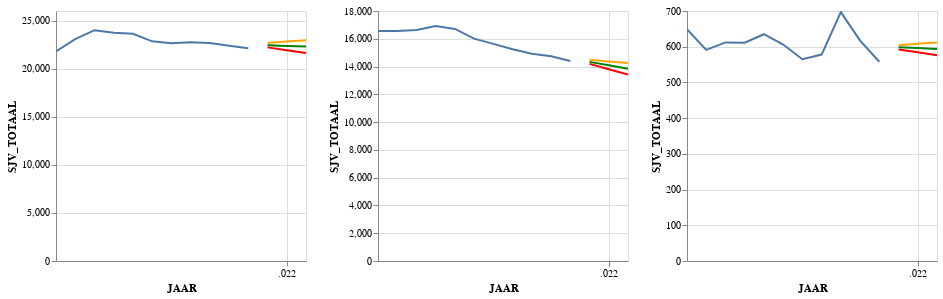

The notebook cell saved with this chart:
### Markdown cell above
# QC plot for low, mid , high prediction for 3 PC6's¶

### Code cell
df1 =df_verbruik[df_verbruik['PC4'] == 4251]
df2 =df_verbruik[df_verbruik['PC4'] == 6373]
df3 =df_verbruik[df_verbruik['PC4'] == 9998]

df1_low =df_verbruik_low[df_verbruik_low['PC4'] == 4251]
df2_low =df_verbruik_low[df_verbruik_low['PC4'] == 6373]
df3_low =df_verbruik_low[df_verbruik_low['PC4'] == 9998]

df1_mid =df_verbruik_mid[df_verbruik_mid['PC4'] == 4251]
df2_mid =df_verbruik_mid[df_verbruik_mid['PC4'] == 6373]
df3_mid =df_verbruik_mid[df_verbruik_mid['PC4'] == 9998]

df1_high =df_verbruik_high[df_verbruik_high['PC4'] == 4251]
df2_high =df_verbruik_high[df_verbruik_high['PC4'] == 6373]
df3_high =df_verbruik_high[df_verbruik_high['PC4'] == 9998]

pc6_1 = alt.Chart(df1.reset_index()).mark_line(clip=True).encode(
                     alt.X('JAAR:T'),
                     alt.Y('SJV_TOTAAL:Q'),
                     ).properties(width=250,height=250)
    
pc6_2 = alt.Chart(df2.reset_index()).mark_line(clip=True).encode(
                     alt.X('JAAR:T'),
                     alt.Y('SJV_TOTAAL:Q'),
                     ).properties(width=250,height=250)

pc6_3 = alt.Chart(df3.reset_index()).mark_line(clip=True).encode(
                     alt.X('JAAR:T'),
                     alt.Y('SJV_TOTAAL:Q'),
                     ).properties(width=250,height=250)

pc6_1_low = alt.Chart(df1_low.reset_index()).mark_line(clip=True).encode(
                     alt.X('JAAR:T'),
                     alt.Y('SJV_TOTAAL:Q'),color=alt.value('red')
                     ).properties(width=250,height=250)
    
pc6_2_low = alt.Chart(df2_low.reset_index()).mark_line(clip=True).encode(
                     alt.X('JAAR:T'),
                     alt.Y('SJV_TOTAAL:Q'),color=alt.value('red')
                     ).properties(width=250,height=250)

pc6_3_low = alt.Chart(df3_low.reset_index()).mark_line(clip=True).encode(
                     alt.X('JAAR:T'),
                     alt.Y('SJV_TOTAAL:Q'),color=alt.value('red')
                     ).properties(width=250,height=250)

pc6_1_mid = alt.Chart(df1_mid.reset_index()).mark_line(clip=True).encode(
                     alt.X('JAAR:T'),
                     alt.Y('SJV_TOTAAL:Q'),color=alt.value('green')
                     ).properties(width=250,height=250)
    
pc6_2_mid = alt.Chart(df2_mid.reset_index()).mark_line(clip=True).encode(
                     alt.X('JAAR:T'),
                     alt.Y('SJV_TOTAAL:Q'),color=alt.value('green')
                     ).properties(width=250,height=250)

pc6_3_mid = alt.Chart(df3_mid.reset_index()).mark_line(clip=True).encode(
                     alt.X('JAAR:T'),
                     alt.Y('SJV_TOTAAL:Q'),color=alt.value('green')
                     ).properties(width=250,height=250)

pc6_1_high = alt.Chart(df1_high.reset_index()).mark_line(clip=True).encode(
                     alt.X('JAAR:T'),
                     alt.Y('SJV_TOTAAL:Q'),color=alt.value('orange')
                     ).properties(width=250,height=250)
    
pc6_2_high = alt.Chart(df2_high.reset_index()).mark_line(clip=True).encode(
                     alt.X('JAAR:T'),
                     alt.Y('SJV_TOTAAL:Q'),color=alt.value('orange')
                     ).properties(width=250,height=250)

pc6_3_high = alt.Chart(df3_high.reset_index()).mark_line(clip=True).encode(
                     alt.X('JAAR:T'),
                     alt.Y('SJV_TOTAAL:Q'),color=alt.value('orange')
                     ).properties(width=250,height=250)



pc6_1 + pc6_1_low + pc6_1_mid + pc6_1_high| pc6_2 + pc6_2_low + pc6_2_mid + pc6_2_high  | pc6_3  + pc6_3_low + pc6_3_mid + pc6_3_high

### Figure 1 — Vega-Lite specification as saved in the notebook (floating-point values rounded to 4 significant figures)
{"config": {"view": {"continuousWidth": 400, "continuousHeight": 300}}, "hconcat": [{"layer": [{"data": {"name": "data-fb358d2577a96a32e2eca7aac494faea"}, "mark": {"type": "line", "clip": true}, "encoding": {"x": {"type": "temporal", "field": "JAAR"}, "y": {"type": "quantitative", "field": "SJV_TOTAAL"}}, "height": 250, "width": 250}, {"data": {"name": "data-a289b1d18d2c455122cf604d4d689651"}, "mark": {"type": "line", "clip": true}, "encoding": {"color": {"value": "red"}, "x": {"type": "temporal", "field": "JAAR"}, "y": {"type": "quantitative", "field": "SJV_TOTAAL"}}, "height": 250, "width": 250}, {"data": {"name": "data-9658f5c60ace0c0105c82e8f6764fafb"}, "mark": {"type": "line", "clip": true}, "encoding": {"color": {"value": "green"}, "x": {"type": "temporal", "field": "JAAR"}, "y": {"type": "quantitative", "field": "SJV_TOTAAL"}}, "height": 250, "width": 250}, {"data": {"name": "data-516cd142707070cb187fc784508856c0"}, "mark": {"type": "line", "clip": true}, "encoding": {"color": {"value": "orange"}, "x": {"type": "temporal", "field": "JAAR"}, "y": {"type": "quantitative", "field": "SJV_TOTAAL"}}, "height": 250, "width": 250}]}, {"layer": [{"data": {"name": "data-5595bf2e134e8e96879667215c4f2f1d"}, "mark": {"type": "line", "clip": true}, "encoding": {"x": {"type": "temporal", "field": "JAAR"}, "y": {"type": "quantitative", "field": "SJV_TOTAAL"}}, "height": 250, "width": 250}, {"data": {"name": "data-93b2cda36319c88f3d3d6f20e36672dd"}, "mark": {"type": "line", "clip": true}, "encoding": {"color": {"value": "red"}, "x": {"type": "temporal", "field": "JAAR"}, "y": {"type": "quantitative", "field": "SJV_TOTAAL"}}, "height": 250, "width": 250}, {"data": {"name": "data-a20dfb50e20d3d18e7709555feb8d205"}, "mark": {"type": "line", "clip": true}, "encoding": {"color": {"value": "green"}, "x": {"type": "temporal", "field": "JAAR"}, "y": {"type": "quantitative", "field": "SJV_TOTAAL"}}, "height": 250, "width": 250}, {"data": {"name": "data-2bb5896dc99a22d7ea252626184ec2fc"}, "mark": {"type": "line", "clip": true}, "encoding": {"color": {"value": "orange"}, "x": {"type": "temporal", "field": "JAAR"}, "y": {"type": "quantitative", "field": "SJV_TOTAAL"}}, "height": 250, "width": 250}]}, {"layer": [{"data": {"name": "data-737269082bd598446d7f6fa9b7d6ddce"}, "mark": {"type": "line", "clip": true}, "encoding": {"x": {"type": "temporal", "field": "JAAR"}, "y": {"type": "quantitative", "field": "SJV_TOTAAL"}}, "height": 250, "width": 250}, {"data": {"name": "data-a7664f4d6c24e32e610d1f87c6a2c150"}, "mark": {"type": "line", "clip": true}, "encoding": {"color": {"value": "red"}, "x": {"type": "temporal", "field": "JAAR"}, "y": {"type": "quantitative", "field": "SJV_TOTAAL"}}, "height": 250, "width": 250}, {"data": {"name": "data-bedf927d35b0799ab848012df164f7c4"}, "mark": {"type": "line", "clip": true}, "encoding": {"color": {"value": "green"}, "x": {"type": "temporal", "field": "JAAR"}, "y": {"type": "quantitative", "field": "SJV_TOTAAL"}}, "height": 250, "width": 250}, {"data": {"name": "data-995ba8f1453fa3506325ff56423e745d"}, "mark": {"type": "line", "clip": true}, "encoding": {"color": {"value": "orange"}, "x": {"type": "temporal", "field": "JAAR"}, "y": {"type": "quantitative", "field": "SJV_TOTAAL"}}, "height": 250, "width": 250}]}], "$schema": "https://vega.github.io/schema/vega-lite/v4.8.1.json", "datasets": {"data-fb358d2577a96a32e2eca7aac494faea": [{"index": 0, "SJV_TOTAAL": 21802, "E1A_TOTAAL": 17114, "E1B_TOTAAL": 0, "E1C_TOTAAL": 4688, "AANSLUITINGEN_AANTAL": 4325, "LEVERINGSRICHTING_PERC": 99.95, "PC4": 4251, "JAAR": 2010}, {"index": 1, "SJV_TOTAAL": 23084, "E1A_TOTAAL": 18179, "E1B_TOTAAL": 0, "E1C_TOTAAL": 4905, "AANSLUITINGEN_AANTAL": 4413, "LEVERINGSRICHTING_PERC": 99.95, "PC4": 4251, "JAAR": 2011}, {"index": 2, "SJV_TOTAAL": 24006, "E1A_TOTAAL": 18172, "E1B_TOTAAL": 0, "E1C_TOTAAL": 5834, "AANSLUITINGEN_AANTAL": 4486, "LEVERINGSRICHTING_PERC": 99.85, "PC4": 4251, "JAAR": 2012}, {"index": 3, "SJV_TOTAAL": 23728, "E1A_TOTAAL": 18421, "E1B_TOTAAL": 0, "E1C_TOTAAL": 5307, "AANSLUITINGEN_AANTAL": 4512, "LEVERINGSRICHTING_PERC": 99.58, "PC4": 4251, "JAAR": 2013}, {"index": 4, "SJV_TOTAAL": 23623, "E1A_TOTAAL": 22610, "E1B_TOTAAL": 0, "E1C_TOTAAL": 1013, "AANSLUITINGEN_AANTAL": 4544, "LEVERINGSRICHTING_PERC": 98.93, "PC4": 4251, "JAAR": 2014}, {"index": 5, "SJV_TOTAAL": 22848, "E1A_TOTAAL": 21964, "E1B_TOTAAL": 0, "E1C_TOTAAL": 884, "AANSLUITINGEN_AANTAL": 4570, "LEVERINGSRICHTING_PERC": 98.37, "PC4": 4251, "JAAR": 2015}, {"index": 6, "SJV_TOTAAL": 22645, "E1A_TOTAAL": 21200, "E1B_TOTAAL": 0, "E1C_TOTAAL": 1445, "AANSLUITINGEN_AANTAL": 4581, "LEVERINGSRICHTING_PERC": 97.92, "PC4": 4251, "JAAR": 2016}, {"index": 7, "SJV_TOTAAL": 22742, "E1A_TOTAAL": 19830, "E1B_TOTAAL": 0, "E1C_TOTAAL": 2912, "AANSLUITINGEN_AANTAL": 4661, "LEVERINGSRICHTING_PERC": 97.33, "PC4": 4251, "JAAR": 2017}, {"index": 8, "SJV_TOTAAL": 22680, "E1A_TOTAAL": 20056, "E1B_TOTAAL": 0, "E1C_TOTAAL": 2624, "AANSLUITINGEN_AANTAL": 4713, "LEVERINGSRICHTING_PERC": 95.5, "PC4": 4251, "JAAR": 2018}, {"index": 9, "SJV_TOTAAL": 22391, "E1A_TOTAAL": 19537, "E1B_TOTAAL": 0, "E1C_TOTAAL": 2854, "AANSLUITINGEN_AANTAL": 4720, "LEVERINGSRICHTING_PERC": 92.82, "PC4": 4251, "JAAR": 2019}, {"index": 10, "SJV_TOTAAL": 22134, "E1A_TOTAAL": 19169, "E1B_TOTAAL": 0, "E1C_TOTAAL": 2965, "AANSLUITINGEN_AANTAL": 4720, "LEVERINGSRICHTING_PERC": 90.44, "PC4": 4251, "JAAR": 2020}], "data-a289b1d18d2c455122cf604d4d689651": [{"index": 0, "SJV_TOTAAL": 22220.0, "E1A_TOTAAL": 19170.0, "E1B_TOTAAL": 0.0, "E1C_TOTAAL": 2965.0, "AANSLUITINGEN_AANTAL": 4720.0, "LEVERINGSRICHTING_PERC": 90.44, "PC4": 4251.0, "JAAR": 2021.0}, {"index": 1, "SJV_TOTAAL": 21920.0, "E1A_TOTAAL": 19170.0, "E1B_TOTAAL": 0.0, "E1C_TOTAAL": 2965.0, "AANSLUITINGEN_AANTAL": 4720.0, "LEVERINGSRICHTING_PERC": 90.44, "PC4": 4251.0, "JAAR": 2022.0}, {"index": 2, "SJV_TOTAAL": 21630.0, "E1A_TOTAAL": 19170.0, "E1B_TOTAAL": 0.0, "E1C_TOTAAL": 2965.0, "AANSLUITINGEN_AANTAL": 4720.0, "LEVERINGSRICHTING_PERC": 90.44, "PC4": 4251.0, "JAAR": 2023.0}], "data-9658f5c60ace0c0105c82e8f6764fafb": [{"index": 0, "SJV_TOTAAL": 22440.0, "E1A_TOTAAL": 19170.0, "E1B_TOTAAL": 0.0, "E1C_TOTAAL": 2965.0, "AANSLUITINGEN_AANTAL": 4720.0, "LEVERINGSRICHTING_PERC": 90.44, "PC4": 4251.0, "JAAR": 2021.0}, {"index": 1, "SJV_TOTAAL": 22370.0, "E1A_TOTAAL": 19170.0, "E1B_TOTAAL": 0.0, "E1C_TOTAAL": 2965.0, "AANSLUITINGEN_AANTAL": 4720.0, "LEVERINGSRICHTING_PERC": 90.44, "PC4": 4251.0, "JAAR": 2022.0}, {"index": 2, "SJV_TOTAAL": 22300.0, "E1A_TOTAAL": 19170.0, "E1B_TOTAAL": 0.0, "E1C_TOTAAL": 2965.0, "AANSLUITINGEN_AANTAL": 4720.0, "LEVERINGSRICHTING_PERC": 90.44, "PC4": 4251.0, "JAAR": 2023.0}], "data-516cd142707070cb187fc784508856c0": [{"index": 0, "SJV_TOTAAL": 22670.0, "E1A_TOTAAL": 19170.0, "E1B_TOTAAL": 0.0, "E1C_TOTAAL": 2965.0, "AANSLUITINGEN_AANTAL": 4720.0, "LEVERINGSRICHTING_PERC": 90.44, "PC4": 4251.0, "JAAR": 2021.0}, {"index": 1, "SJV_TOTAAL": 22820.0, "E1A_TOTAAL": 19170.0, "E1B_TOTAAL": 0.0, "E1C_TOTAAL": 2965.0, "AANSLUITINGEN_AANTAL": 4720.0, "LEVERINGSRICHTING_PERC": 90.44, "PC4": 4251.0, "JAAR": 2022.0}, {"index": 2, "SJV_TOTAAL": 22970.0, "E1A_TOTAAL": 19170.0, "E1B_TOTAAL": 0.0, "E1C_TOTAAL": 2965.0, "AANSLUITINGEN_AANTAL": 4720.0, "LEVERINGSRICHTING_PERC": 90.44, "PC4": 4251.0, "JAAR": 2023.0}], "data-5595bf2e134e8e96879667215c4f2f1d": [{"index": 7839, "SJV_TOTAAL": 16562, "E1A_TOTAAL": 10865, "E1B_TOTAAL": 0, "E1C_TOTAAL": 5697, "AANSLUITINGEN_AANTAL": 4075, "LEVERINGSRICHTING_PERC": 99.95, "PC4": 6373, "JAAR": 2010}, {"index": 7840, "SJV_TOTAAL": 16560, "E1A_TOTAAL": 10637, "E1B_TOTAAL": 0, "E1C_TOTAAL": 5923, "AANSLUITINGEN_AANTAL": 4100, "LEVERINGSRICHTING_PERC": 99.95, "PC4": 6373, "JAAR": 2011}, {"index": 7841, "SJV_TOTAAL": 16637, "E1A_TOTAAL": 11383, "E1B_TOTAAL": 0, "E1C_TOTAAL": 5254, "AANSLUITINGEN_AANTAL": 4210, "LEVERINGSRICHTING_PERC": 99.8, "PC4": 6373, "JAAR": 2012}, {"index": 7842, "SJV_TOTAAL": 16921, "E1A_TOTAAL": 10265, "E1B_TOTAAL": 0, "E1C_TOTAAL": 6656, "AANSLUITINGEN_AANTAL": 4322, "LEVERINGSRICHTING_PERC": 98.93, "PC4": 6373, "JAAR": 2013}, {"index": 7843, "SJV_TOTAAL": 16707, "E1A_TOTAAL": 9930, "E1B_TOTAAL": 0, "E1C_TOTAAL": 6777, "AANSLUITINGEN_AANTAL": 4338, "LEVERINGSRICHTING_PERC": 97.7, "PC4": 6373, "JAAR": 2014}, {"index": 7844, "SJV_TOTAAL": 16008, "E1A_TOTAAL": 9250, "E1B_TOTAAL": 0, "E1C_TOTAAL": 6758, "AANSLUITINGEN_AANTAL": 4348, "LEVERINGSRICHTING_PERC": 97.16, "PC4": 6373, "JAAR": 2015}, {"index": 7845, "SJV_TOTAAL": 15632, "E1A_TOTAAL": 8789, "E1B_TOTAAL": 0, "E1C_TOTAAL": 6843, "AANSLUITINGEN_AANTAL": 4362, "LEVERINGSRICHTING_PERC": 92.55, "PC4": 6373, "JAAR": 2016}, {"index": 7846, "SJV_TOTAAL": 15244, "E1A_TOTAAL": 7692, "E1B_TOTAAL": 0, "E1C_TOTAAL": 7552, "AANSLUITINGEN_AANTAL": 4378, "LEVERINGSRICHTING_PERC": 89.17, "PC4": 6373, "JAAR": 2017}, {"index": 7847, "SJV_TOTAAL": 14921, "E1A_TOTAAL": 7718, "E1B_TOTAAL": 0, "E1C_TOTAAL": 7203, "AANSLUITINGEN_AANTAL": 4405, "LEVERINGSRICHTING_PERC": 86.18, "PC4": 6373, "JAAR": 2018}, {"index": 7848, "SJV_TOTAAL": 14742, "E1A_TOTAAL": 1856, "E1B_TOTAAL": 0, "E1C_TOTAAL": 12886, "AANSLUITINGEN_AANTAL": 4407, "LEVERINGSRICHTING_PERC": 83.03, "PC4": 6373, "JAAR": 2019}, {"index": 7849, "SJV_TOTAAL": 14395, "E1A_TOTAAL": 1768, "E1B_TOTAAL": 0, "E1C_TOTAAL": 12627, "AANSLUITINGEN_AANTAL": 4398, "LEVERINGSRICHTING_PERC": 79.4, "PC4": 6373, "JAAR": 2020}], "data-93b2cda36319c88f3d3d6f20e36672dd": [{"index": 0, "SJV_TOTAAL": 14190.0, "E1A_TOTAAL": 1768.0, "E1B_TOTAAL": 0.0, "E1C_TOTAAL": 12630.0, "AANSLUITINGEN_AANTAL": 4398.0, "LEVERINGSRICHTING_PERC": 79.4, "PC4": 6373.0, "JAAR": 2021.0}, {"index": 1, "SJV_TOTAAL": 13810.0, "E1A_TOTAAL": 1768.0, "E1B_TOTAAL": 0.0, "E1C_TOTAAL": 12630.0, "AANSLUITINGEN_AANTAL": 4398.0, "LEVERINGSRICHTING_PERC": 79.4, "PC4": 6373.0, "JAAR": 2022.0}, {"index": 2, "SJV_TOTAAL": 13420.0, "E1A_TOTAAL": 1768.0, "E1B_TOTAAL": 0.0, "E1C_TOTAAL": 12630.0, "AANSLUITINGEN_AANTAL": 4398.0, "LEVERINGSRICHTING_PERC": 79.4, "PC4": 6373.0, "JAAR": 2023.0}], "data-a20dfb50e20d3d18e7709555feb8d205": [{"index": 0, "SJV_TOTAAL": 14340.0, "E1A_TOTAAL": 1768.0, "E1B_TOTAAL": 0.0, "E1C_TOTAAL": 12630.0, "AANSLUITINGEN_AANTAL": 4398.0, "LEVERINGSRICHTING_PERC": 79.4, "PC4": 6373.0, "JAAR": 2021.0}, {"index": 1, "SJV_TOTAAL": 14090.0, "E1A_TOTAAL": 1768.0, "E1B_TOTAAL": 0.0, "E1C_TOTAAL": 12630.0, "AANSLUITINGEN_AANTAL": 4398.0, "LEVERINGSRICHTING_PERC": 79.4, "PC4": 6373.0, "JAAR": 2022.0}, {"index": 2, "SJV_TOTAAL": 13830.0, "E1A_TOTAAL": 1768.0, "E1B_TOTAAL": 0.0, "E1C_TOTAAL": 12630.0, "AANSLUITINGEN_AANTAL": 4398.0, "LEVERINGSRICHTING_PERC": 79.4, "PC4": 6373.0, "JAAR": 2023.0}], "data-2bb5896dc99a22d7ea252626184ec2fc": [{"index": 0, "SJV_TOTAAL": 14480.0, "E1A_TOTAAL": 1768.0, "E1B_TOTAAL": 0.0, "E1C_TOTAAL": 12630.0, "AANSLUITINGEN_AANTAL": 4398.0, "LEVERINGSRICHTING_PERC": 79.4, "PC4": 6373.0, "JAAR": 2021.0}, {"index": 1, "SJV_TOTAAL": 14370.0, "E1A_TOTAAL": 1768.0, "E1B_TOTAAL": 0.0, "E1C_TOTAAL": 12630.0, "AANSLUITINGEN_AANTAL": 4398.0, "LEVERINGSRICHTING_PERC": 79.4, "PC4": 6373.0, "JAAR": 2022.0}, {"index": 2, "SJV_TOTAAL": 14250.0, "E1A_TOTAAL": 1768.0, "E1B_TOTAAL": 0.0, "E1C_TOTAAL": 12630.0, "AANSLUITINGEN_AANTAL": 4398.0, "LEVERINGSRICHTING_PERC": 79.4, "PC4": 6373.0, "JAAR": 2023.0}], "data-737269082bd598446d7f6fa9b7d6ddce": [{"index": 17108, "SJV_TOTAAL": 649, "E1A_TOTAAL": 649, "E1B_TOTAAL": 0, "E1C_TOTAAL": 0, "AANSLUITINGEN_AANTAL": 76, "LEVERINGSRICHTING_PERC": 98.58, "PC4": 9998, "JAAR": 2010}, {"index": 17109, "SJV_TOTAAL": 591, "E1A_TOTAAL": 591, "E1B_TOTAAL": 0, "E1C_TOTAAL": 0, "AANSLUITINGEN_AANTAL": 76, "LEVERINGSRICHTING_PERC": 98.58, "PC4": 9998, "JAAR": 2011}, {"index": 17110, "SJV_TOTAAL": 612, "E1A_TOTAAL": 612, "E1B_TOTAAL": 0, "E1C_TOTAAL": 0, "AANSLUITINGEN_AANTAL": 79, "LEVERINGSRICHTING_PERC": 97.52, "PC4": 9998, "JAAR": 2012}, {"index": 17111, "SJV_TOTAAL": 611, "E1A_TOTAAL": 611, "E1B_TOTAAL": 0, "E1C_TOTAAL": 0, "AANSLUITINGEN_AANTAL": 85, "LEVERINGSRICHTING_PERC": 96.38, "PC4": 9998, "JAAR": 2013}, {"index": 17112, "SJV_TOTAAL": 635, "E1A_TOTAAL": 635, "E1B_TOTAAL": 0, "E1C_TOTAAL": 0, "AANSLUITINGEN_AANTAL": 85, "LEVERINGSRICHTING_PERC": 91.6, "PC4": 9998, "JAAR": 2014}, {"index": 17113, "SJV_TOTAAL": 606, "E1A_TOTAAL": 606, "E1B_TOTAAL": 0, "E1C_TOTAAL": 0, "AANSLUITINGEN_AANTAL": 85, "LEVERINGSRICHTING_PERC": 85.59, "PC4": 9998, "JAAR": 2015}, {"index": 17114, "SJV_TOTAAL": 565, "E1A_TOTAAL": 250, "E1B_TOTAAL": 315, "E1C_TOTAAL": 0, "AANSLUITINGEN_AANTAL": 84, "LEVERINGSRICHTING_PERC": 73.86, "PC4": 9998, "JAAR": 2016}, {"index": 17115, "SJV_TOTAAL": 578, "E1A_TOTAAL": 422, "E1B_TOTAAL": 156, "E1C_TOTAAL": 0, "AANSLUITINGEN_AANTAL": 85, "LEVERINGSRICHTING_PERC": 66.86, "PC4": 9998, "JAAR": 2017}, {"index": 17116, "SJV_TOTAAL": 697, "E1A_TOTAAL": 49, "E1B_TOTAAL": 648, "E1C_TOTAAL": 0, "AANSLUITINGEN_AANTAL": 92, "LEVERINGSRICHTING_PERC": 65.22, "PC4": 9998, "JAAR": 2018}, {"index": 17117, "SJV_TOTAAL": 617, "E1A_TOTAAL": 237, "E1B_TOTAAL": 380, "E1C_TOTAAL": 0, "AANSLUITINGEN_AANTAL": 92, "LEVERINGSRICHTING_PERC": 63.04, "PC4": 9998, "JAAR": 2019}, {"index": 17118, "SJV_TOTAAL": 558, "E1A_TOTAAL": 236, "E1B_TOTAAL": 322, "E1C_TOTAAL": 0, "AANSLUITINGEN_AANTAL": 91, "LEVERINGSRICHTING_PERC": 61.54, "PC4": 9998, "JAAR": 2020}], "data-a7664f4d6c24e32e610d1f87c6a2c150": [{"index": 0, "SJV_TOTAAL": 592.2, "E1A_TOTAAL": 236.0, "E1B_TOTAAL": 322.0, "E1C_TOTAAL": 0.0, "AANSLUITINGEN_AANTAL": 91.0, "LEVERINGSRICHTING_PERC": 61.54, "PC4": 9998.0, "JAAR": 2021.0}, {"index": 1, "SJV_TOTAAL": 584.2, "E1A_TOTAAL": 236.0, "E1B_TOTAAL": 322.0, "E1C_TOTAAL": 0.0, "AANSLUITINGEN_AANTAL": 91.0, "LEVERINGSRICHTING_PERC": 61.54, "PC4": 9998.0, "JAAR": 2022.0}, {"index": 2, "SJV_TOTAAL": 576.3, "E1A_TOTAAL": 236.0, "E1B_TOTAAL": 322.0, "E1C_TOTAAL": 0.0, "AANSLUITINGEN_AANTAL": 91.0, "LEVERINGSRICHTING_PERC": 61.54, "PC4": 9998.0, "JAAR": 2023.0}], "data-bedf927d35b0799ab848012df164f7c4": [{"index": 0, "SJV_TOTAAL": 598.2, "E1A_TOTAAL": 236.0, "E1B_TOTAAL": 322.0, "E1C_TOTAAL": 0.0, "AANSLUITINGEN_AANTAL": 91.0, "LEVERINGSRICHTING_PERC": 61.54, "PC4": 9998.0, "JAAR": 2021.0}, {"index": 1, "SJV_TOTAAL": 596.1, "E1A_TOTAAL": 236.0, "E1B_TOTAAL": 322.0, "E1C_TOTAAL": 0.0, "AANSLUITINGEN_AANTAL": 91.0, "LEVERINGSRICHTING_PERC": 61.54, "PC4": 9998.0, "JAAR": 2022.0}, {"index": 2, "SJV_TOTAAL": 593.9, "E1A_TOTAAL": 236.0, "E1B_TOTAAL": 322.0, "E1C_TOTAAL": 0.0, "AANSLUITINGEN_AANTAL": 91.0, "LEVERINGSRICHTING_PERC": 61.54, "PC4": 9998.0, "JAAR": 2023.0}], "data-995ba8f1453fa3506325ff56423e745d": [{"index": 0, "SJV_TOTAAL": 604.1, "E1A_TOTAAL": 236.0, "E1B_TOTAAL": 322.0, "E1C_TOTAAL": 0.0, "AANSLUITINGEN_AANTAL": 91.0, "LEVERINGSRICHTING_PERC": 61.54, "PC4": 9998.0, "JAAR": 2021.0}, {"index": 1, "SJV_TOTAAL": 608.0, "E1A_TOTAAL": 236.0, "E1B_TOTAAL": 322.0, "E1C_TOTAAL": 0.0, "AANSLUITINGEN_AANTAL": 91.0, "LEVERINGSRICHTING_PERC": 61.54, "PC4": 9998.0, "JAAR": 2022.0}, {"index": 2, "SJV_TOTAAL": 611.9, "E1A_TOTAAL": 236.0, "E1B_TOTAAL": 322.0, "E1C_TOTAAL": 0.0, "AANSLUITINGEN_AANTAL": 91.0, "LEVERINGSRICHTING_PERC": 61.54, "PC4": 9998.0, "JAAR": 2023.0}]}}
